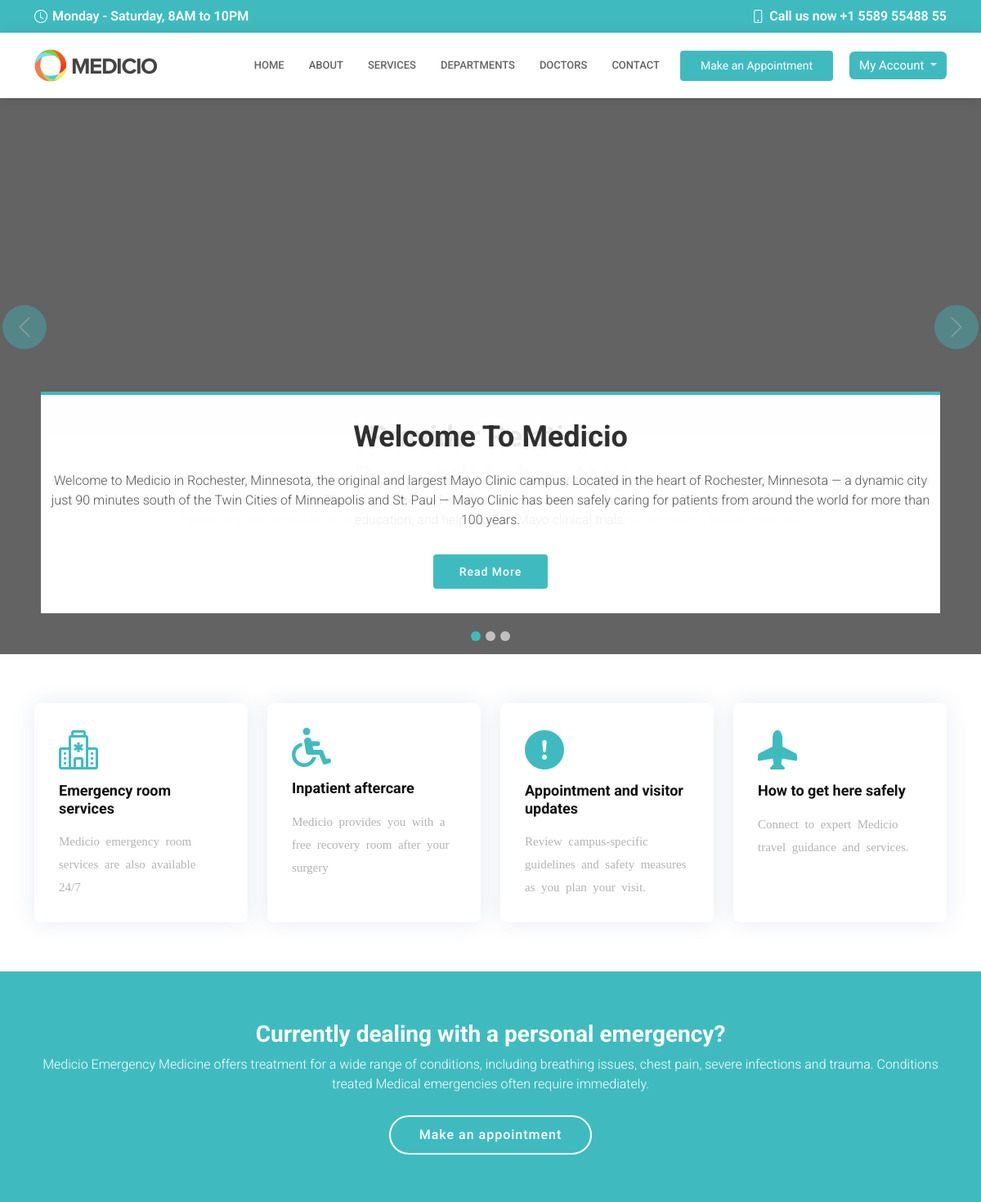
Before: / (upper part) with the older database file.
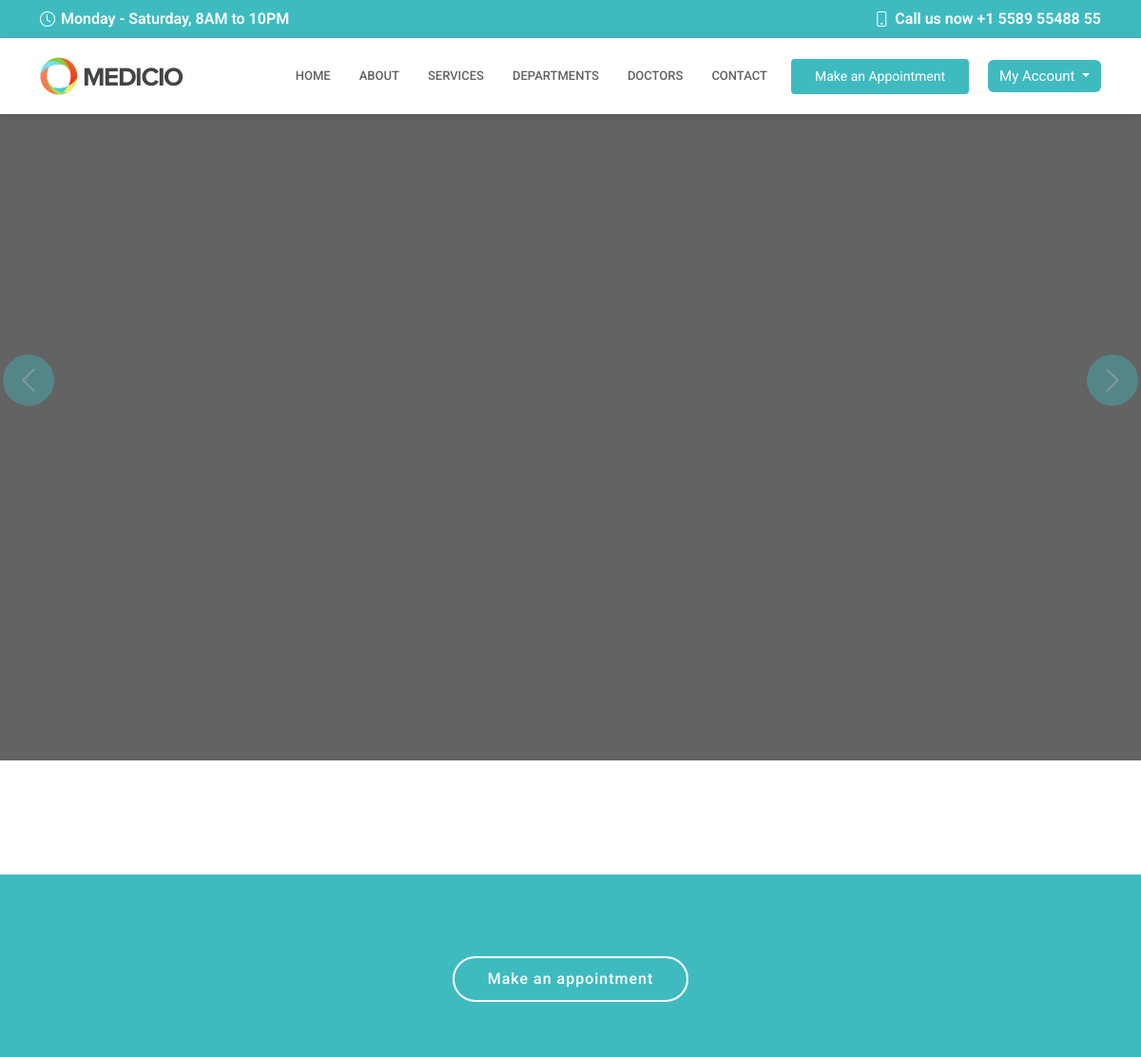
After: the same page with the newer database file.
### Front/models.py (models this page shows, shortened)
class RepeatFields(models.Model):
    created = models.DateTimeField(auto_now_add=True)
    updated = models.DateTimeField(auto_now=True)
    deleted = models.BooleanField(default=False)

class Banner(RepeatFields):
    class Meta:
        verbose_name = "Banner"
        verbose_name_plural = "Banner"
    title = models.CharField(max_length=150)
    description = models.TextField()
    image = models.URLField()

class Services(RepeatFields):
    class Meta:
        verbose_name = "Services"
        verbose_name_plural = "Services"
    title = models.CharField(max_length=150)
    description = models.TextField()
    icon = models.CharField(max_length=150)

class Emergency_banner(RepeatFields):
    class Meta:
        verbose_name = "Emergency_banner"
        verbose_name_plural = "Emergency_banner"
    title = models.CharField(max_length=150)
    description = models.TextField()

### Front/views.py (the view, shortened to what this page needs)
# urls.py: 2. Add a URL to urlpatterns:  path('', Home.as_view(), name='home')
class Home(View):
    template_name = 'pages/home.html'
    def get(self , request):
        banners = models.Banner.objects.all()
        emergencies = models.Emergency_banner.objects.first()
        services = models.Services.objects.all()
        return render(request , self.template_name , locals())

### templates/pages/home.html
{% extends "base/base.html" %}
{% load static %}
{% block 'content' %}
  <section id="hero">
    <div id="heroCarousel" data-bs-interval="5000" class="carousel slide carousel-fade" data-bs-ride="carousel">
      <ol class="carousel-indicators" id="hero-carousel-indicators"></ol>
      <div class="carousel-inner" role="listbox">
        {% for banner in banners  %}
        <div class="carousel-item active" style="background-image: url( {{banner.image}} )">
          <div class="container">
            <h2>{{banner.title}}</h2>
            <p>{{banner.description}}</p>
            <a href="{% url 'about' %}" class="btn-get-started scrollto">Read More</a>
          </div>
        </div>
        {% endfor %}
      </div>
      <a class="carousel-control-prev" href="#heroCarousel" role="button" data-bs-slide="prev">
        <span class="carousel-control-prev-icon bi bi-chevron-left" aria-hidden="true"></span>
      </a>
      <a class="carousel-control-next" href="#heroCarousel" role="button" data-bs-slide="next">
        <span class="carousel-control-next-icon bi bi-chevron-right" aria-hidden="true"></span>
      </a>
    </div>
  </section>
  <main id="main">
    <section id="featured-services" class="featured-services">
      <div class="container" data-aos="fade-up">
        <div class="row">
          {% for service in services|slice:'4' %}
          <div class="col-md-6 col-lg-3 d-flex align-items-stretch mb-5 mb-lg-0">
            <div class="icon-box" data-aos="fade-up" data-aos-delay="100">
              <div class="icon"><i class="{{service.icon}}"></i></div>
              <h4 class="title"><a href="">{{service.title}}</a></h4>
              <p class="description">{{service.description}}</p>
            </div>
          </div>
          {% endfor %}
        </div>
      </div>
    </section>
    <section id="cta" class="cta">
      <div class="container" data-aos="zoom-in">
        <div class="text-center">
          <h3>{{emergencies.title}}</h3>
          <p style= "color: #fff;">{{emergencies.description}}</p>
          <a class="cta-btn scrollto" href="{% url 'appointment' %}">Make an appointment</a>
        </div>
      </div>
    </section>
  </main>
{% endblock 'content' %}

Changed rows visible on the page:
removed Banner: title "Welcome To Medicio", description "Welcome to Medicio in Rochester, Minnesota, the original and largest Mayo Clinic campus. Located in the heart of Rochester, Minnesota — a dynamic city just 90 minutes south of the Twin Cities of Minneapolis and St. Paul — Mayo Clinic has been safely caring for patients from around the world for more than 100 years."
removed Services: title "Emergency room services", description "Medicio emergency room services are also available 24/7"
removed Services: title "Inpatient aftercare", description "Medicio provides you with a free recovery room after your surgery"
removed Services: title "Appointment and visitor updates", description "Review campus-specific guidelines and safety measures as you plan your visit."
removed Services: title "How to get here safely", description "Connect to expert Medicio travel guidance and services."
removed Emergency_banner: title "Currently dealing with a personal emergency?", description "Medicio Emergency Medicine offers treatment for a wide range of conditions, including breathing issues, chest pain, severe infections and trauma. Conditions treated Medical emergencies often require immediately."
